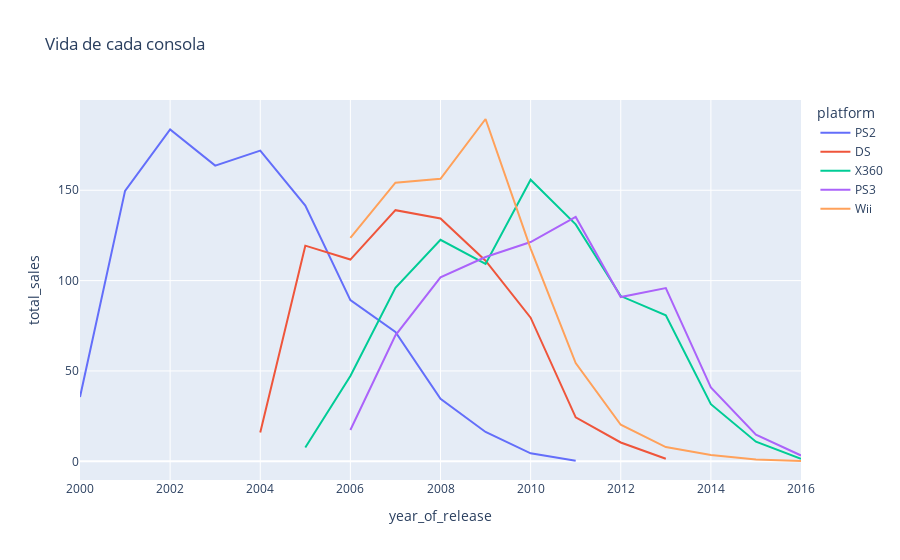

Notebook cell for this chart:
### Code cell
#Graficamos las ventas por cada plataforma en un diagrama de lineas
fig1=px.line(platform_distrib,x='year_of_release',y='total_sales',color='platform', title='Vida de cada consola')
fig1.show()

### Figure 1 — Plotly figure (JSON) as saved in the notebook; plotly's stock layout.template omitted (floating-point values rounded to 4 significant figures)
{"data": [{"hovertemplate": "platform=PS2<br>year_of_release=%{x}<br>total_sales=%{y}<extra></extra>", "legendgroup": "PS2", "line": {"color": "#636efa", "dash": "solid"}, "marker": {"symbol": "circle"}, "mode": "lines", "name": "PS2", "orientation": "v", "showlegend": true, "type": "scatter", "x": [2000, 2001, 2002, 2003, 2004, 2005, 2006, 2007, 2008, 2009, 2010, 2011], "xaxis": "x", "y": [35.59, 149.7, 183.7, 163.6, 172.0, 141.5, 89.18, 71.54, 34.59, 16.24, 4.44, 0.35], "yaxis": "y"}, {"hovertemplate": "platform=DS<br>year_of_release=%{x}<br>total_sales=%{y}<extra></extra>", "legendgroup": "DS", "line": {"color": "#EF553B", "dash": "solid"}, "marker": {"symbol": "circle"}, "mode": "lines", "name": "DS", "orientation": "v", "showlegend": true, "type": "scatter", "x": [2004, 2005, 2006, 2007, 2008, 2009, 2010, 2011, 2012, 2013], "xaxis": "x", "y": [15.91, 119.3, 111.6, 139.0, 134.4, 111.0, 79.48, 24.3, 10.42, 1.42], "yaxis": "y"}, {"hovertemplate": "platform=X360<br>year_of_release=%{x}<br>total_sales=%{y}<extra></extra>", "legendgroup": "X360", "line": {"color": "#00cc96", "dash": "solid"}, "marker": {"symbol": "circle"}, "mode": "lines", "name": "X360", "orientation": "v", "showlegend": true, "type": "scatter", "x": [2005, 2006, 2007, 2008, 2009, 2010, 2011, 2012, 2013, 2014, 2015, 2016], "xaxis": "x", "y": [7.61, 47.2, 95.98, 122.6, 109.3, 155.8, 131.1, 91.45, 80.82, 31.61, 10.86, 1.4], "yaxis": "y"}, {"hovertemplate": "platform=PS3<br>year_of_release=%{x}<br>total_sales=%{y}<extra></extra>", "legendgroup": "PS3", "line": {"color": "#ab63fa", "dash": "solid"}, "marker": {"symbol": "circle"}, "mode": "lines", "name": "PS3", "orientation": "v", "showlegend": true, "type": "scatter", "x": [2006, 2007, 2008, 2009, 2010, 2011, 2012, 2013, 2014, 2015, 2016], "xaxis": "x", "y": [17.3, 69.7, 101.8, 113.1, 121.4, 135.2, 90.87, 95.85, 40.88, 14.7, 3.23], "yaxis": "y"}, {"hovertemplate": "platform=Wii<br>year_of_release=%{x}<br>total_sales=%{y}<extra></extra>", "legendgroup": "Wii", "line": {"color": "#FFA15A", "dash": "solid"}, "marker": {"symbol": "circle"}, "mode": "lines", "name": "Wii", "orientation": "v", "showlegend": true, "type": "scatter", "x": [2006, 2007, 2008, 2009, 2010, 2011, 2012, 2013, 2014, 2015, 2016], "xaxis": "x", "y": [123.6, 154.2, 156.3, 189.4, 117.7, 54.37, 20.22, 7.87, 3.45, 1.05, 0.17], "yaxis": "y"}], "layout": {"legend": {"title": {"text": "platform"}, "tracegroupgap": 0}, "title": {"text": "Vida de cada consola"}, "xaxis": {"anchor": "y", "domain": [0, 1], "title": {"text": "year_of_release"}}, "yaxis": {"anchor": "x", "domain": [0, 1], "title": {"text": "total_sales"}}}}
